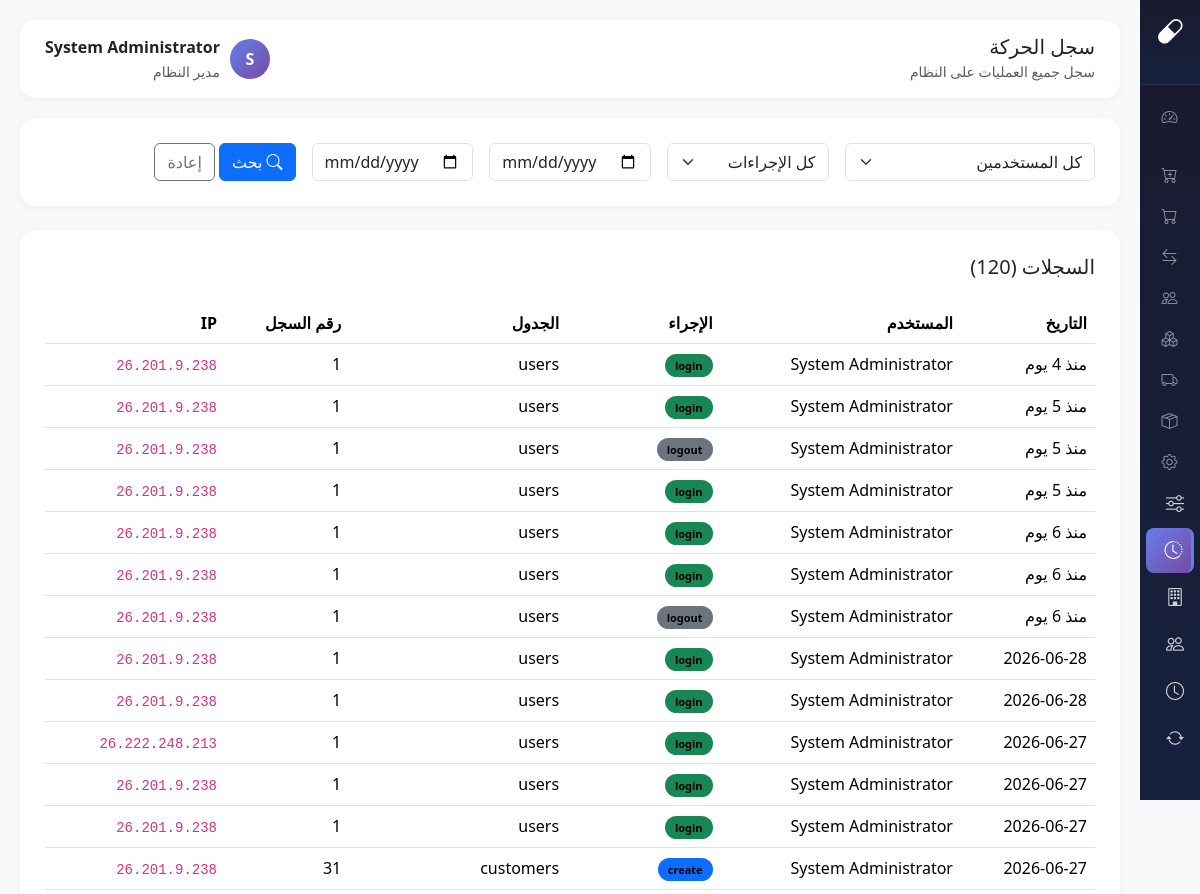
/modules/customer-requests/activity-log.php (signed in, upper part), run on an earlier commit of the app's database.
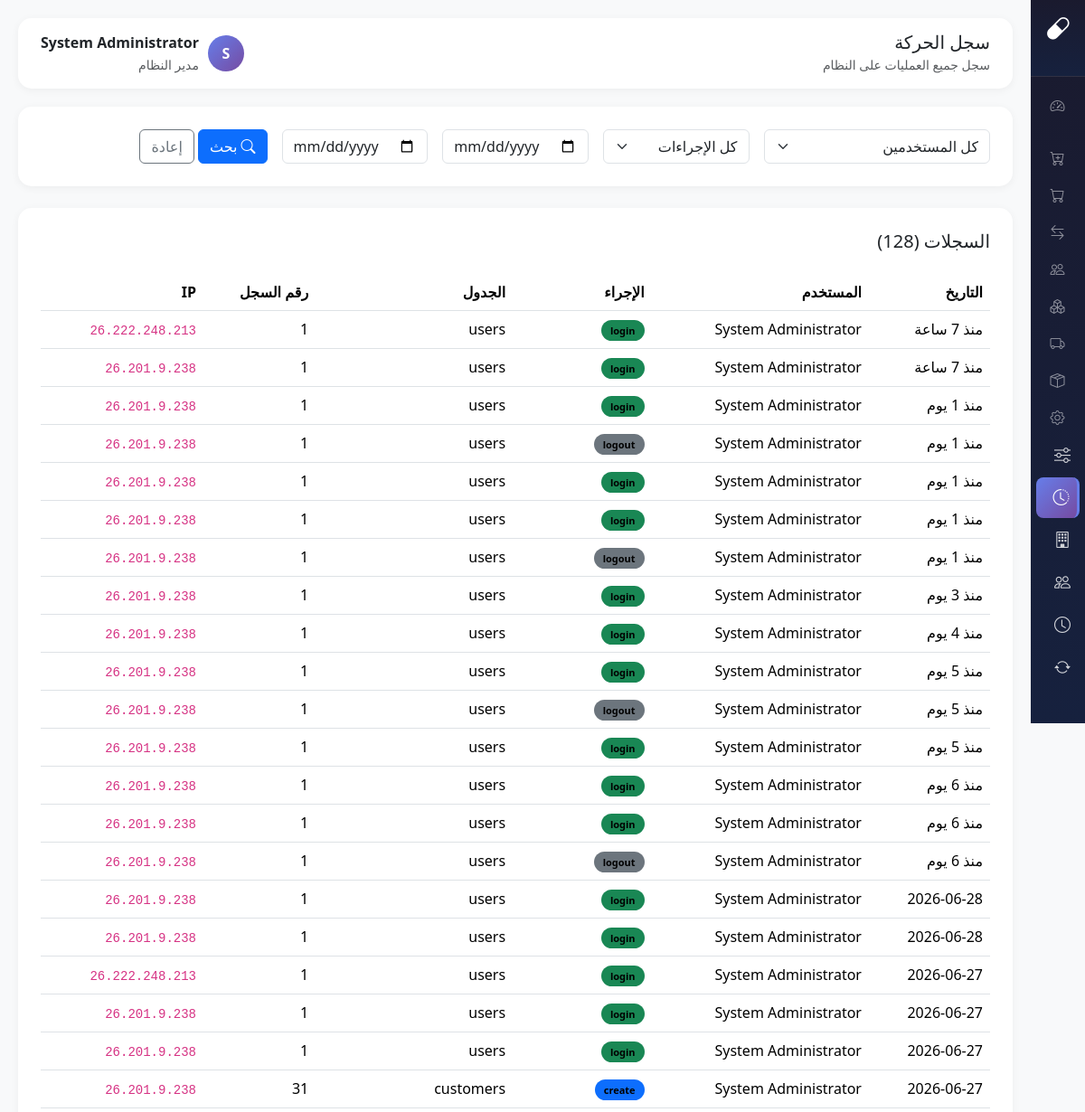
And on a later commit of the database.
### tables this page shows
CREATE TABLE `activity_logs` (
  `id` int(11) NOT NULL,
  `user_id` int(11) DEFAULT NULL,
  `user_name` varchar(100) DEFAULT NULL,
  `action` varchar(50) NOT NULL,
  `table_name` varchar(50) DEFAULT NULL,
  `record_id` int(11) DEFAULT NULL,
  `old_value` text DEFAULT NULL,
  `new_value` text DEFAULT NULL,
  `ip_address` varchar(50) DEFAULT NULL,
  `created_at` timestamp NOT NULL DEFAULT current_timestamp()
);

CREATE TABLE `users` (
  `id` int(11) NOT NULL,
  `username` varchar(50) NOT NULL,
  `password` varchar(255) NOT NULL,
  `full_name` varchar(100) NOT NULL,
  `role` enum('admin','pharmacist','purchaser','cashier') DEFAULT 'pharmacist',
  `branch_code` varchar(20) DEFAULT NULL,
  `phone` varchar(20) DEFAULT NULL,
  `is_active` tinyint(1) DEFAULT 1,
  `last_login` datetime DEFAULT NULL,
  `created_at` timestamp NOT NULL DEFAULT current_timestamp(),
  `updated_at` timestamp NOT NULL DEFAULT current_timestamp() ON UPDATE current_timestamp()
);

### core/config.php (called while the page is built, shortened)
<?php
function isLoggedIn() {
    return isset($_SESSION['user_id']) && !empty($_SESSION['user_id']);
}
function isAdmin() {
    return isLoggedIn() && $_SESSION['user_role'] === 'admin';
}
function timeAgo($datetime) {
    $time = strtotime($datetime);
    $now = time();
    $diff = $now - $time;
    if ($diff < 86400) return 'منذ ' . floor($diff / 3600) . ' ساعة';
    if ($diff < 604800) return 'منذ ' . floor($diff / 86400) . ' يوم';
    return date('Y-m-d', $time);
}

### modules/customer-requests/activity-log.php (the view, shortened to what this page needs)
<?php
require_once __DIR__ . '/../../core/config.php';
$db = getDB();
$date_from = $_GET['date_from'] ?? '';
$date_to = $_GET['date_to'] ?? '';
$sql = "SELECT al.*, u.full_name as user_name
        FROM activity_logs al
        LEFT JOIN users u ON al.user_id = u.id
        WHERE 1=1";
$params = [];
$sql .= " ORDER BY al.created_at DESC LIMIT 500";
$stmt = $db->prepare($sql);
$stmt->execute($params);
$logs = $stmt->fetchAll();
$page_title = 'سجل الحركة';
?>
<!DOCTYPE html>
<html lang="ar" dir="rtl">
<head>
    <link href="https://cdn.jsdelivr.net/npm/bootstrap@5.3.2/dist/css/bootstrap.rtl.min.css" rel="stylesheet">
    <link href="https://cdn.jsdelivr.net/npm/bootstrap-icons@1.11.1/font/bootstrap-icons.css" rel="stylesheet">
</head>
<body>
 <?php require_once __DIR__ . '/../../includes/sidebar.php'; ?>
    <div class="main-content">
        <div class="topbar">
            <div><h5 class="mb-0"><?= $page_title ?></h5><small class="text-muted">سجل جميع العمليات على النظام</small></div>
            <div class="d-flex align-items-center">
                <div class="user-avatar" style="width:40px;height:40px;border-radius:50%;background:linear-gradient(135deg, var(--primary), var(--secondary));color:white;display:flex;align-items:center;justify-content:center;font-weight:700;margin-left:10px;"><?= mb_substr($_SESSION['user_name'], 0, 1) ?></div>
                <div><div class="fw-bold"><?= $_SESSION['user_name'] ?></div><small class="text-muted"><?= $_SESSION['user_role'] === 'admin' ? 'مدير النظام' : 'صيدلي' ?></small></div>
            </div>
        </div>
        <div class="content-card mb-4">
            <form method="GET" class="row g-3">
                <div class="col-md-3">
                    <select class="form-select" name="user">
                        <option value="">كل المستخدمين</option>
                    </select>
                </div>
                <div class="col-md-2">
                    <select class="form-select" name="action">
                        <option value="">كل الإجراءات</option>
                    </select>
                </div>
                <div class="col-md-2">
                    <input type="date" class="form-control" name="date_from" value="<?= $date_from ?>" placeholder="من">
                </div>
                <div class="col-md-2">
                    <input type="date" class="form-control" name="date_to" value="<?= $date_to ?>" placeholder="إلى">
                </div>
                <div class="col-md-3">
                    <button type="submit" class="btn btn-primary"><i class="bi bi-search me-1"></i>بحث</button>
                    <a href="activity-log.php" class="btn btn-outline-secondary">إعادة</a>
                </div>
            </form>
        </div>
        <div class="content-card">
            <h5 class="mb-4">السجلات (<?= count($logs) ?>)</h5>
            <div class="table-responsive">
                <table class="table table-hover">
                    <thead>
                        <tr>
                            <th>التاريخ</th>
                            <th>المستخدم</th>
                            <th>الإجراء</th>
                            <th>الجدول</th>
                            <th>رقم السجل</th>
                            <th>IP</th>
                        </tr>
                    </thead>
                    <tbody>
                        <?php foreach ($logs as $log): ?>
                        <tr class="log-row">
                            <td><?= timeAgo($log['created_at']) ?></td>
                            <td><?= $log['user_name'] ?? 'System' ?></td>
                            <td>
                                <span class="action-badge bg-<?=
                                    $log['action'] === 'login' ? 'success' :
                                    ($log['action'] === 'logout' ? 'secondary' :
                                    ($log['action'] === 'create' ? 'primary' :
                                    ($log['action'] === 'update' ? 'warning' :
                                    ($log['action'] === 'delete' ? 'danger' : 'info')))) ?>">
                                    <?= $log['action'] ?>
                                </span>
                            </td>
                            <td><?= $log['table_name'] ?? '-' ?></td>
                            <td><?= $log['record_id'] ?? '-' ?></td>
                            <td><code><?= $log['ip_address'] ?></code></td>
                        </tr>
                        <?php endforeach; ?>
                    </tbody>
                </table>
            </div>
        </div>
    </div>
</body>
</html>

### includes/sidebar.php (shortened to what this page needs)
<?php
$request_uri = $_SERVER['REQUEST_URI'] ?? '';
$script_name = $_SERVER['SCRIPT_NAME'] ?? '';
$script_parts = explode('/', trim($script_name, '/'));
$project_name = '';
if (count($script_parts) > 0) {
    $project_name = $script_parts[0];
}
$protocol = isset($_SERVER['HTTPS']) && $_SERVER['HTTPS'] === 'on' ? 'https' : 'http';
$host = $_SERVER['HTTP_HOST'] ?? 'localhost';
$base_url = $protocol . '://' . $host;
if (!empty($project_name)) {
    $base_url .= '/' . $project_name;
}
$current_page = basename($script_name);
$current_uri = $request_uri;
$is_admin = strpos($current_uri, '/admin/') !== false;
?>
<div class="sidebar-wrap">
<div class="sidebar">
    <div class="sidebar-brand">
        <h4><span class="logo-icon"><i class="bi bi-capsule"></i></span> <span class="brand-text">نايل سنتر</span></h4>
    </div>
    <div class="nav-menu">
        <div class="sidebar-heading" onclick="toggleSection(this)">
            <span class="head-icon" title="الرئيسية"><i class="bi bi-speedometer2"></i></span>
        </div>
        <div class="sidebar-heading" onclick="toggleSection(this)">
        </div>
        <div class="sidebar-heading" onclick="toggleSection(this)">
            <span class="head-icon" title="المشتريات"><i class="bi bi-cart-plus"></i></span>
        </div>
        <div class="sidebar-heading" onclick="toggleSection(this)">
            <span class="head-icon" title="طلبات العملاء"><i class="bi bi-cart"></i></span>
        </div>
        <div class="sidebar-heading" onclick="toggleSection(this)">
            <span class="head-icon" title="الشيفتات"><i class="bi bi-arrow-left-right"></i></span>
        </div>
        <div class="sidebar-heading" onclick="toggleSection(this)">
            <span class="head-icon" title="كارت العملاء"><i class="bi bi-people"></i></span>
        </div>
        <div class="sidebar-heading" onclick="toggleSection(this)">
            <span class="head-icon" title="كارت الأصناف"><i class="bi bi-boxes"></i></span>
        </div>
        <div class="sidebar-heading" onclick="toggleSection(this)">
            <span class="head-icon" title="كارت الموردين"><i class="bi bi-truck"></i></span>
        </div>
        <?php if (isAdmin()): ?>
        <div class="sidebar-heading" onclick="toggleSection(this)">
            <span class="head-icon" title="المخازن"><i class="bi bi-box-seam"></i></span>
        </div>
        <div class="sidebar-heading" onclick="toggleSection(this)">
            <span class="head-icon" title="الإدارة"><i class="bi bi-gear"></i></span>
        </div>
        <div class="sidebar-section">
            <div class="nav-item">
                <a href="<?= $base_url ?>/modules/customer-requests/status-manager.php" class="nav-link <?= $current_page === 'status-manager.php' ? 'active' : '' ?>">
                    <i class="bi bi-sliders"></i><span class="link-text">إدارة الحالات</span><span class="tip">إدارة الحالات</span>
                </a>
            </div>
            <div class="nav-item">
                <a href="<?= $base_url ?>/modules/customer-requests/activity-log.php" class="nav-link <?= $current_page === 'activity-log.php' ? 'active' : '' ?>">
                    <i class="bi bi-clock-history"></i><span class="link-text">سجل الحركة</span><span class="tip">سجل الحركة</span>
                </a>
            </div>
            <div class="nav-item">
                <a href="<?= $base_url ?>/admin/branches.php" class="nav-link <?= $is_admin && $current_page === 'branches.php' ? 'active' : '' ?>">
                    <i class="bi bi-building"></i><span class="link-text">إدارة الفروع</span><span class="tip">الفروع</span>
                </a>
            </div>
            <div class="nav-item">
                <a href="<?= $base_url ?>/admin/users.php" class="nav-link <?= $is_admin && $current_page === 'users.php' ? 'active' : '' ?>">
                    <i class="bi bi-people"></i><span class="link-text">إدارة المستخدمين</span><span class="tip">المستخدمين</span>
                </a>
            </div>
            <div class="nav-item">
                <a href="<?= $base_url ?>/admin/delivery-times.php" class="nav-link <?= $is_admin && $current_page === 'delivery-times.php' ? 'active' : '' ?>">
                    <i class="bi bi-clock"></i><span class="link-text">أوقات التوفير</span><span class="tip">أوقات التوفير</span>
                </a>
            </div>
            <div class="nav-item">
                <a href="<?= $base_url ?>/admin/sync-estock.php" class="nav-link <?= $current_page === 'sync-estock.php' ? 'active' : '' ?>">
                    <i class="bi bi-arrow-repeat"></i><span class="link-text">مزامنة e-Stock</span><span class="tip">مزامنة e-Stock</span>
                </a>
            </div>
        </div>
        <?php endif; ?>
        <div class="nav-item mt-4">
            <a href="<?= $base_url ?>/index.php?logout=1" class="nav-link text-danger">
                <i class="bi bi-box-arrow-right"></i><span class="link-text">تسجيل الخروج</span><span class="tip">خروج</span>
            </a>
        </div>
    </div>
</div>
</div>

### modules/customer-requests/activity-log.php (style rules this page uses)
:root { --primary: #667eea; --secondary: #764ba2; }
body { background: #f8f9fa; font-family: 'Segoe UI', Tahoma, Geneva, Verdana, sans-serif; }
.sidebar { background: linear-gradient(180deg, #1a1a2e 0%, #16213e 100%); min-height: 100vh; position: fixed; right: 0; top: 0; width: 260px; z-index: 1000; }
.sidebar-brand { padding: 20px; text-align: center; border-bottom: 1px solid rgba(255,255,255,0.1); }
.sidebar-brand h4 { color: white; margin: 0; font-weight: 700; }
.nav-menu { padding: 15px 0; }
.nav-link { color: rgba(255,255,255,0.8); padding: 12px 20px; display: flex; align-items: center; transition: all 0.3s; text-decoration: none; }
.nav-link:hover, .nav-link.active { background: rgba(255,255,255,0.1); color: white; border-right: 3px solid var(--primary); }
.nav-link i { width: 25px; margin-left: 10px; font-size: 18px; }
.main-content { margin-right: 260px; padding: 20px; }
.topbar { background: white; border-radius: 15px; padding: 15px 25px; margin-bottom: 20px; box-shadow: 0 2px 10px rgba(0,0,0,0.05); display: flex; justify-content: space-between; align-items: center; }
.content-card { background: white; border-radius: 15px; padding: 25px; box-shadow: 0 2px 10px rgba(0,0,0,0.05); }
.log-row { transition: all 0.2s; }
.action-badge { padding: 4px 10px; border-radius: 15px; font-size: 11px; font-weight: 600; }

### includes/sidebar.php (style rules this page uses)
.sidebar-wrap { position: fixed; right: 0; top: 0; height: 100vh; z-index: 1000; }
.sidebar { background: linear-gradient(180deg, #1a1a2e 0%, #16213e 100%); height: 100vh; width: 60px; color: #fff; overflow-x: hidden; overflow-y: auto; transition: width 0.35s ease; position: relative; padding-bottom: 20px; }
.sidebar-brand { padding: 16px 10px; text-align: center; border-bottom: 1px solid rgba(255,255,255,0.1); color: #fff; position: sticky; top: 0; background: linear-gradient(180deg, #1a1a2e 0%, #16213e 100%); z-index: 10; white-space: nowrap; overflow: hidden; }
.sidebar-brand h4 { margin: 0; font-size: 0; transition: font-size 0.35s ease; }
.sidebar-brand h4 .logo-icon { font-size: 26px; display: inline-block; }
.nav-menu { padding: 8px 0; }
.sidebar-heading { color: rgba(255,255,255,0.5); font-size: 11px; text-transform: uppercase; letter-spacing: 1px; padding: 12px 14px 5px; font-weight: 600; cursor: pointer; display: flex; justify-content: center; align-items: center; transition: all 0.35s ease; white-space: nowrap; overflow: hidden; }
.sidebar-heading .head-icon { font-size: 16px; display: flex; }
.sidebar-section { overflow: hidden; transition: max-height 0.3s ease; }
.nav-item { margin: 1px 0; }
.nav-link { color: rgba(255,255,255,0.8); padding: 9px 0; display: flex; align-items: center; justify-content: center; transition: all 0.3s; border-radius: 8px; margin: 2px 6px; text-decoration: none; font-size: 13px; position: relative; white-space: nowrap; overflow: hidden; }
.nav-link.active { color: #fff; background: linear-gradient(135deg, #667eea 0%, #764ba2 100%); }
.nav-link i { font-size: 18px; min-width: 28px; text-align: center; flex-shrink: 0; }
.nav-link.text-danger { color: #ff6b6b !important; }
.main-content { margin-right: 60px !important; transition: margin-right 0.35s ease; }

What changed in the data, as far as the page shows it:
added activity_logs: created_at "منذ 7 ساعة", user.full_name "System Administrator", action "login", table_name "users", record "1", ip_address "26.222.248.213"
added activity_logs: created_at "منذ 7 ساعة", user.full_name "System Administrator", action "login", table_name "users", record "1", ip_address "26.201.9.238"
added activity_logs: created_at "منذ 1 يوم", user.full_name "System Administrator", action "login", table_name "users", record "1", ip_address "26.201.9.238"
added activity_logs: created_at "منذ 1 يوم", user.full_name "System Administrator", action "logout", table_name "users", record "1", ip_address "26.201.9.238"
added activity_logs: created_at "منذ 1 يوم", user.full_name "System Administrator", action "login", table_name "users", record "1", ip_address "26.201.9.238"
added activity_logs: created_at "منذ 1 يوم", user.full_name "System Administrator", action "login", table_name "users", record "1", ip_address "26.201.9.238"
added activity_logs: created_at "منذ 1 يوم", user.full_name "System Administrator", action "logout", table_name "users", record "1", ip_address "26.201.9.238"
added activity_logs: created_at "منذ 3 يوم", user.full_name "System Administrator", action "login", table_name "users", record "1", ip_address "26.201.9.238"
Also different on the page:
count($logs): "120" → "128"
